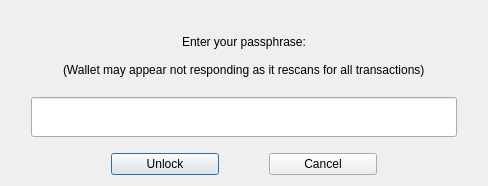
<?xml version="1.0" encoding="UTF-8"?>
<ui version="4.0">
 <class>UnlockDialog</class>
 <widget class="QDialog" name="UnlockDialog">
  <property name="geometry">
   <rect>
    <x>0</x>
    <y>0</y>
    <width>488</width>
    <height>186</height>
   </rect>
  </property>
  <property name="sizePolicy">
   <sizepolicy hsizetype="Expanding" vsizetype="Expanding">
    <horstretch>0</horstretch>
    <verstretch>0</verstretch>
   </sizepolicy>
  </property>
  <property name="windowTitle">
   <string>Transaction Details</string>
  </property>
  <layout class="QVBoxLayout" name="verticalLayout" stretch="0,0,0">
   <property name="topMargin">
    <number>30</number>
   </property>
   <item>
    <layout class="QVBoxLayout" name="verticalLayout_2" stretch="0,0">
     <item>
      <widget class="QLabel" name="label">
       <property name="text">
        <string>Enter your passphrase:</string>
       </property>
       <property name="alignment">
        <set>Qt::AlignCenter</set>
       </property>
      </widget>
     </item>
	      <item alignment="Qt::AlignHCenter">
      <widget class="QLabel" name="labelRescan">
       <property name="text">
        <string>(Wallet may appear not responding as it rescans for all transactions)</string>
       </property>
      </widget>
     </item>
    </layout>
   </item>
   <item>
    <layout class="QHBoxLayout" name="horizontalLayout">
     <property name="spacing">
      <number>30</number>
     </property>
     <property name="leftMargin">
      <number>20</number>
     </property>
     <property name="topMargin">
      <number>10</number>
     </property>
     <property name="rightMargin">
      <number>20</number>
     </property>
     <property name="bottomMargin">
      <number>10</number>
     </property>
     <item>
      <widget class="QLineEdit" name="txtpassphrase">
       <property name="sizePolicy">
        <sizepolicy hsizetype="Preferred" vsizetype="Preferred">
         <horstretch>0</horstretch>
         <verstretch>0</verstretch>
        </sizepolicy>
       </property>
       <property name="minimumSize">
        <size>
         <width>0</width>
         <height>40</height>
        </size>
       </property>
       <property name="baseSize">
        <size>
         <width>0</width>
         <height>0</height>
        </size>
       </property>
       <property name="autoFillBackground">
        <bool>false</bool>
       </property>
       <property name="inputMethodHints">
        <set>Qt::ImhHiddenText|Qt::ImhNoAutoUppercase|Qt::ImhNoPredictiveText|Qt::ImhSensitiveData</set>
       </property>
       <property name="echoMode">
        <enum>QLineEdit::Password</enum>
       </property>
       <property name="placeholderText">
        <string/>
       </property>
      </widget>
     </item>
    </layout>
   </item>
   <item>
    <layout class="QHBoxLayout" name="horizontalLayout_2">
     <property name="spacing">
      <number>50</number>
     </property>
     <property name="leftMargin">
      <number>100</number>
     </property>
     <property name="rightMargin">
      <number>100</number>
     </property>
     <item>
      <widget class="QPushButton" name="btnOK">
       <property name="text">
        <string>Unlock</string>
       </property>
      </widget>
     </item>
     <item>
      <widget class="QPushButton" name="btnCancel">
       <property name="text">
        <string>Cancel</string>
       </property>
      </widget>
     </item>
    </layout>
   </item>
  </layout>
 </widget>
 <resources/>
 <connections/>
</ui>
